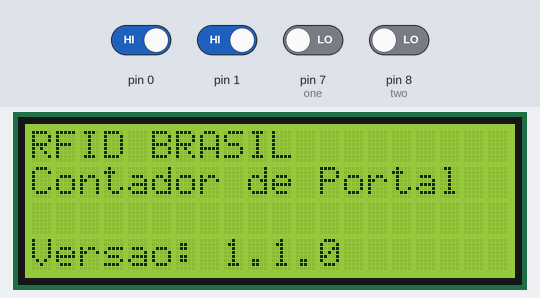
Bench run of a sketch on a simulated Arduino Uno, built with avr-gcc and run on an emulated ATmega328P. On the bench: 20×4 character LCD. The inputs (shaded band) are chosen by the test bench; at power-on: pin 0, pin 1 HIGH, pin 7 (one), pin 8 (two) LOW. EEPROM starts erased.

Above: at 1.2 s.
1.3 s: pin 0 driven LOW and pin 1 driven LOW
4.3 s: pin 0 driven HIGH
7.3 s: pin 1 driven HIGH
At 9.2 s:
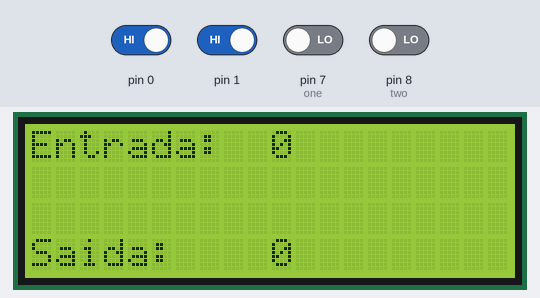
9.6 s: pin 0 driven LOW
At 11.4 s:
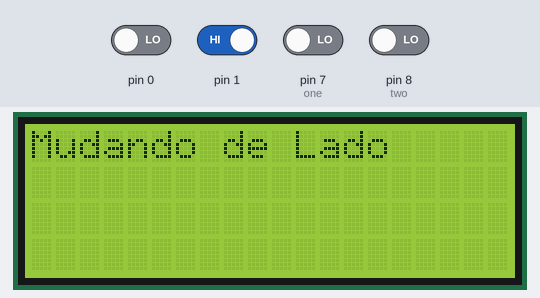
12.6 s: pin 7 (one) driven HIGH
At 14.6 s:
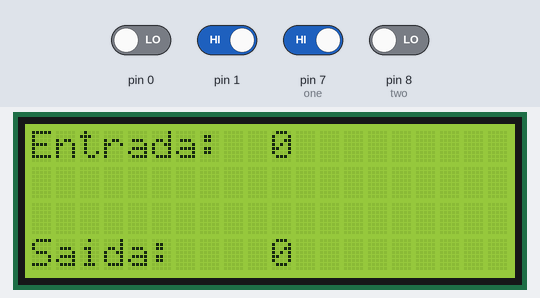
Timing chart, 0 to 16.1 s (numbered marks = the images above; inputs shaded):
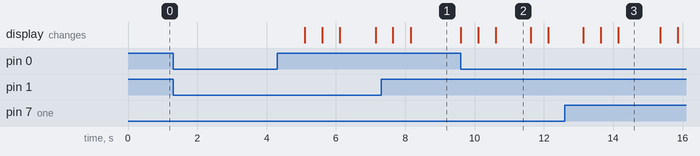

Measured:
- after the input at 1.3 s, every drawn part: stays the same
- after the input at 7.3 s, the display: first differs from a run without the input after 0.86 s (image 1)
- after the input at 9.6 s, the display: changes at once (image 2)
- after the input at 12.6 s, the display: first differs from a run without the input after 1.5 s (image 3)
- what the display in image 2 shows lasts 1.0 s, from 10.6 s to 11.6 s

The sketch:

programa_do_contador_de_fluxo.ino
```cpp
#include <LiquidCrystal.h>
#include <EEPROM.h>
#include <stdio.h>
#include <stdlib.h>
#include <limits.h>
#include <float.h>
#include <string.h>

#define b 256 // Representation of max int value in 1 byte  => (0xFF) ([11111111])

void saveValue(int value, int address[4]){

  unsigned char bytes[4];

  bytes[0] = (value >> 24) & 0xFF;
  bytes[1] = (value >> 16) & 0xFF;
  bytes[2] = (value >> 8) & 0xFF;
  bytes[3] = value & 0xFF;

  for(int i = 0; i < 4; i++){
    EEPROM.write(address[i], bytes[i]);
  }

}

unsigned int getValue(int address[4]){

  unsigned char bytes[4];

  for(int i = 0; i < 4; i++){
    bytes[i] = EEPROM.read(address[i]);
  }

  unsigned int reconvert = bytes[3] + (bytes[2] * b) + ((bytes[1] * b) * b) + (((bytes[0] * b) * b) * b);

  return reconvert;

}


LiquidCrystal lcd(12, 11, 5, 4, 3, 2);
int one = 7;
int two = 8;
int entradaArray[4]= {1, 2, 3, 4};
int saidaArray[4]={5, 6, 7, 8};
int entrada = 0;
int saida = 0;

void setup()
{
entrada = getValue(entradaArray);
saida = getValue(saidaArray);
pinMode(1,INPUT_PULLUP);
pinMode(0,INPUT_PULLUP);
lcd.begin(20, 4);

}

void loop(){
  lcd.setCursor(0,0);
  lcd.print("RFID BRASIL ");
  lcd.setCursor(0,1);
  lcd.print("Contador de Portal");
  lcd.setCursor(0,3);
  lcd.print("Versao: 1.1.0");
  delay(5000);
  lcd.clear();


  for(;;){
    reset();
    lcd.setCursor(0,0);
    lcd.print("Entrada: ");
    lcd.setCursor(10,0);
    lcd.print(entrada);
    lcd.setCursor(0,3);
    lcd.print("Saida: ");
    lcd.setCursor(10,3);
    lcd.print(saida);

    int i = 0;


    if(digitalRead(one) && digitalRead(two)){
      delay(500);
    }


    else if(digitalRead(one)){
      while (true){
        reset();
        delay(200);
        if(digitalRead(two)){
          entrada++;
          saveValue(entrada,entradaArray);
          delay(1000);
          break;
        }
        else if(digitalRead(two) && digitalRead(one)){
          break;
        }
        else{
          i++;
          if(i == 300){
            break;
          }
        }
      }
    }

    else if(digitalRead(two)){
      while (true){
        reset();
        delay(200);
        if(digitalRead(one)){
          saida++;
          saveValue(saida,saidaArray);
          delay(1000);
          break;
        }
        else if(digitalRead(two) && digitalRead(one)){
          break;
        }
        else{
          i++;
          if(i == 300){
            break;
          }
        }
      }
    }
}}

void reset(){
  ///Botões de reset
if(digitalRead(1) == LOW){
    lcd.clear();
    entrada = 0;
    saida = 0;
    saveValue(0,entradaArray);
    saveValue(0,saidaArray);
    lcd.clear();
    lcd.setCursor(0,0);
    lcd.print("Resetando");
    delay(500);
    lcd.clear();
    delay(500);
    lcd.print("Resetando");
    delay(500);
    lcd.clear();
    lcd.setCursor(0,0);
    lcd.print("Entrada: ");
    lcd.setCursor(10,0);
    lcd.print(entrada);
    lcd.setCursor(0,3);
    lcd.print("Saida: ");
    lcd.setCursor(10,3);
    lcd.print(saida);
  }
  ///Mudar de Lado
  if(digitalRead(0) == LOW){
    lcd.clear();
    if (one == 7){
      one = 8;
      two = 7;
    }
    else{
      one = 7;
      two = 8;
    }
  lcd.setCursor(0,0);
  lcd.print("Mudando de Lado");
  delay(500);
  lcd.clear();
  delay(500);
  lcd.print("Mudando de Lado");
  delay(500);
  lcd.clear();
  lcd.setCursor(0,0);
  lcd.print("Entrada: ");
  lcd.setCursor(10,0);
  lcd.print(entrada);
  lcd.setCursor(0,3);
  lcd.print("Saida: ");
  lcd.setCursor(10,3);
  lcd.print(saida);
  }
}
```
